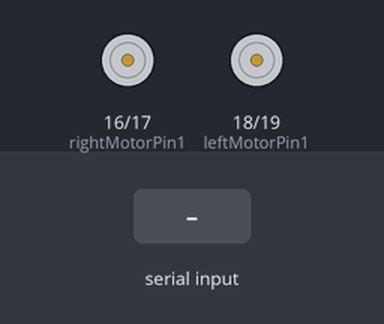
Bench run of a sketch on a simulated ESP32. On the bench: motor-driver pin pairs drawn as motors (green arrow = first pin HIGH = forward, orange = second pin HIGH = backward, longer = more drive, scaled by the enable pin). The test bench sets the inputs (shaded band).

Above: at 1.2 s.
1.3 s: "forward" received over the second serial link
At 2.7 s:
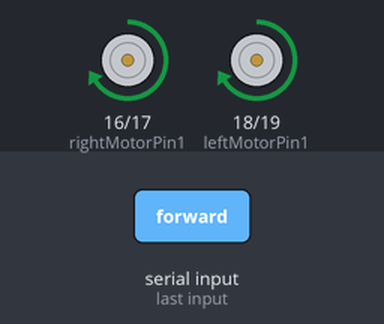
3.8 s: "backward" received over the second serial link
At 5.9 s:
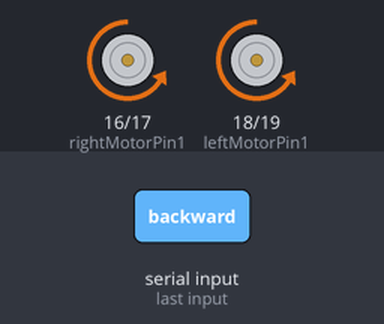
6.3 s: "right" received over the second serial link
At 7.4 s:
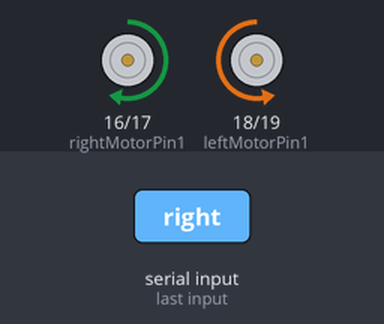
9.0 s: "left" received over the second serial link
At 10.1 s:
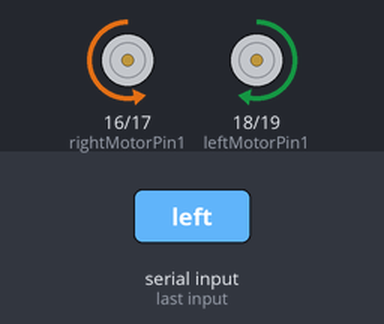
Timing chart, 0 to 12.0 s (numbered marks = the images above; inputs shaded):
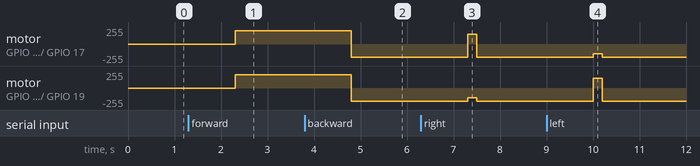

The sketch:

voice_control_car.ino
```cpp
#define CUSTOM_SETTINGS
#define INCLUDE_TERMINAL_MODULE
#include <DabbleESP32.h>

#define MOTOR_SPEED 200
#define TURNING_SPEED 150

//Right motor
int enableRightMotor=22;
int rightMotorPin1=16;
int rightMotorPin2=17;

//Left motor
int enableLeftMotor=23;
int leftMotorPin1=18;
int leftMotorPin2=19;

const int PWMFreq = 1000; /* 1 KHz */
const int PWMResolution = 8;
const int rightMotorPWMSpeedChannel = 4;
const int leftMotorPWMSpeedChannel = 5;

int motorSpeed = MOTOR_SPEED;
int carDirection = 0;

void controlWithVoice()
{
  if (Terminal.available() != 0)
  {
    String serialdata = Terminal.readString();
    serialdata.toLowerCase();
    if (serialdata.indexOf("forward") != -1)                                      //Move car Forward
    {
      carDirection = 1;
      rotateMotor(motorSpeed, motorSpeed);
    }
    else if (serialdata.indexOf("backward") != -1 || serialdata == "reverse" || serialdata == "back")     //Move car Backward
    {
      carDirection = -1;
      rotateMotor(-motorSpeed, -motorSpeed);
    }
    else if (serialdata == "right" || serialdata == "turn right")                 //Quickly Move car Right.
    {
      int turningSpeed = (carDirection == -1 ? -TURNING_SPEED : TURNING_SPEED);
      rotateMotor(-turningSpeed, turningSpeed);
      delay(200);
      rotateMotor(motorSpeed * carDirection, motorSpeed * carDirection);
    }
    else if (serialdata == "left" || serialdata == "turn left")                   //Quickly Move car Left
    {
      int turningSpeed = (carDirection == -1 ? -TURNING_SPEED : TURNING_SPEED);
      rotateMotor(turningSpeed, -turningSpeed);
      delay(200);
      rotateMotor(motorSpeed * carDirection, motorSpeed * carDirection);
    }
    else if (serialdata == "rotate right")                                        //Keep Moving car Right
    {
      int turningSpeed = (carDirection == -1 ? -TURNING_SPEED : TURNING_SPEED);
      rotateMotor(-turningSpeed, turningSpeed);
    }
    else if (serialdata == "rotate left")                                         //Keep Moving car Left
    {
      int turningSpeed = (carDirection == -1 ? -TURNING_SPEED : TURNING_SPEED);
      rotateMotor(turningSpeed, -turningSpeed);
    }
    else if (serialdata == "stop")                                                //Stop the car
    {
      carDirection = 0;
      rotateMotor(0, 0);
    }
    else if (serialdata.indexOf("speed ") == 0)                                   //Change speed only if "speed " is found at the begining of command
    {
      serialdata.remove(0, 6);
      int newMotorSpeed = serialdata.toInt();
      if (newMotorSpeed == 0) return;
      motorSpeed = constrain(newMotorSpeed, 0, 255);
      rotateMotor(motorSpeed * carDirection, motorSpeed * carDirection);
    }
    else if (serialdata == "dance")                                               //Dance
    {
      for (int i = 0; i < 5; i++)
      {
        rotateMotor(motorSpeed, motorSpeed);
        delay(200);
        rotateMotor(-motorSpeed, -motorSpeed);
        delay(400);
        rotateMotor(motorSpeed, motorSpeed);
        delay(200);

        rotateMotor(-motorSpeed, motorSpeed);
        delay(200);
        rotateMotor(motorSpeed, -motorSpeed);
        delay(400);
        rotateMotor(-motorSpeed, motorSpeed);
        delay(400);
        rotateMotor(motorSpeed, -motorSpeed);
        delay(200);

        rotateMotor(-motorSpeed, motorSpeed);
        delay(100);
        rotateMotor(motorSpeed, -motorSpeed);
        delay(200);
        rotateMotor(-motorSpeed, motorSpeed);
        delay(200);
        rotateMotor(motorSpeed, -motorSpeed);
        delay(200);
        rotateMotor(-motorSpeed, motorSpeed);
        delay(200);
        rotateMotor(motorSpeed, -motorSpeed);
        delay(100);
      }
      carDirection = 0;
      rotateMotor(0, 0);
    }
  }
}


void rotateMotor(int rightMotorSpeed, int leftMotorSpeed)
{
  if (rightMotorSpeed < 0)
  {
    digitalWrite(rightMotorPin1,LOW);
    digitalWrite(rightMotorPin2,HIGH);
  }
  else if (rightMotorSpeed > 0)
  {
    digitalWrite(rightMotorPin1,HIGH);
    digitalWrite(rightMotorPin2,LOW);
  }
  else
  {
    digitalWrite(rightMotorPin1,LOW);
    digitalWrite(rightMotorPin2,LOW);
  }

  if (leftMotorSpeed < 0)
  {
    digitalWrite(leftMotorPin1,LOW);
    digitalWrite(leftMotorPin2,HIGH);
  }
  else if (leftMotorSpeed > 0)
  {
    digitalWrite(leftMotorPin1,HIGH);
    digitalWrite(leftMotorPin2,LOW);
  }
  else
  {
    digitalWrite(leftMotorPin1,LOW);
    digitalWrite(leftMotorPin2,LOW);
  }

  ledcWrite(rightMotorPWMSpeedChannel, abs(rightMotorSpeed));
  ledcWrite(leftMotorPWMSpeedChannel, abs(leftMotorSpeed));
}

void setup()
{
  // put your setup code here, to run once:
  pinMode(enableRightMotor,OUTPUT);
  pinMode(rightMotorPin1,OUTPUT);
  pinMode(rightMotorPin2,OUTPUT);

  pinMode(enableLeftMotor,OUTPUT);
  pinMode(leftMotorPin1,OUTPUT);
  pinMode(leftMotorPin2,OUTPUT);

  //Set up PWM for speed
  ledcSetup(rightMotorPWMSpeedChannel, PWMFreq, PWMResolution);
  ledcSetup(leftMotorPWMSpeedChannel, PWMFreq, PWMResolution);
  ledcAttachPin(enableRightMotor, rightMotorPWMSpeedChannel);
  ledcAttachPin(enableLeftMotor, leftMotorPWMSpeedChannel);

  rotateMotor(0,0);

  Dabble.begin("MyVoiceCar");    //set bluetooth name of your device
}

void loop()
{
  Dabble.processInput();
  controlWithVoice();
}
```

Measured:
- after the input at 1.3 s, motor on GPIO 16 (rightMotorPin1) / GPIO 17 (rightMotorPin2), motor on GPIO 18 (leftMotorPin1) / GPIO 19 (leftMotorPin2): stopped → forward 199/255 after 1.0 s
- after the input at 3.8 s, motor on GPIO 16 (rightMotorPin1) / GPIO 17 (rightMotorPin2), motor on GPIO 18 (leftMotorPin1) / GPIO 19 (leftMotorPin2): forward 199/255 → backward 199/255 after 1.0 s
- after the input at 6.3 s, motor on GPIO 16 (rightMotorPin1) / GPIO 17 (rightMotorPin2): backward 199/255 → forward 149/255 after 1.0 s, → backward 199/255 0.20 s later; motor on GPIO 18 (leftMotorPin1) / GPIO 19 (leftMotorPin2): backward 199/255 → backward 149/255 after 1.0 s, → backward 199/255 0.20 s later
- after the input at 9.0 s, motor on GPIO 16 (rightMotorPin1) / GPIO 17 (rightMotorPin2): backward 199/255 → backward 149/255 after 1.0 s, → backward 199/255 0.20 s later; motor on GPIO 18 (leftMotorPin1) / GPIO 19 (leftMotorPin2): backward 199/255 → forward 149/255 after 1.0 s, → backward 199/255 0.20 s later
